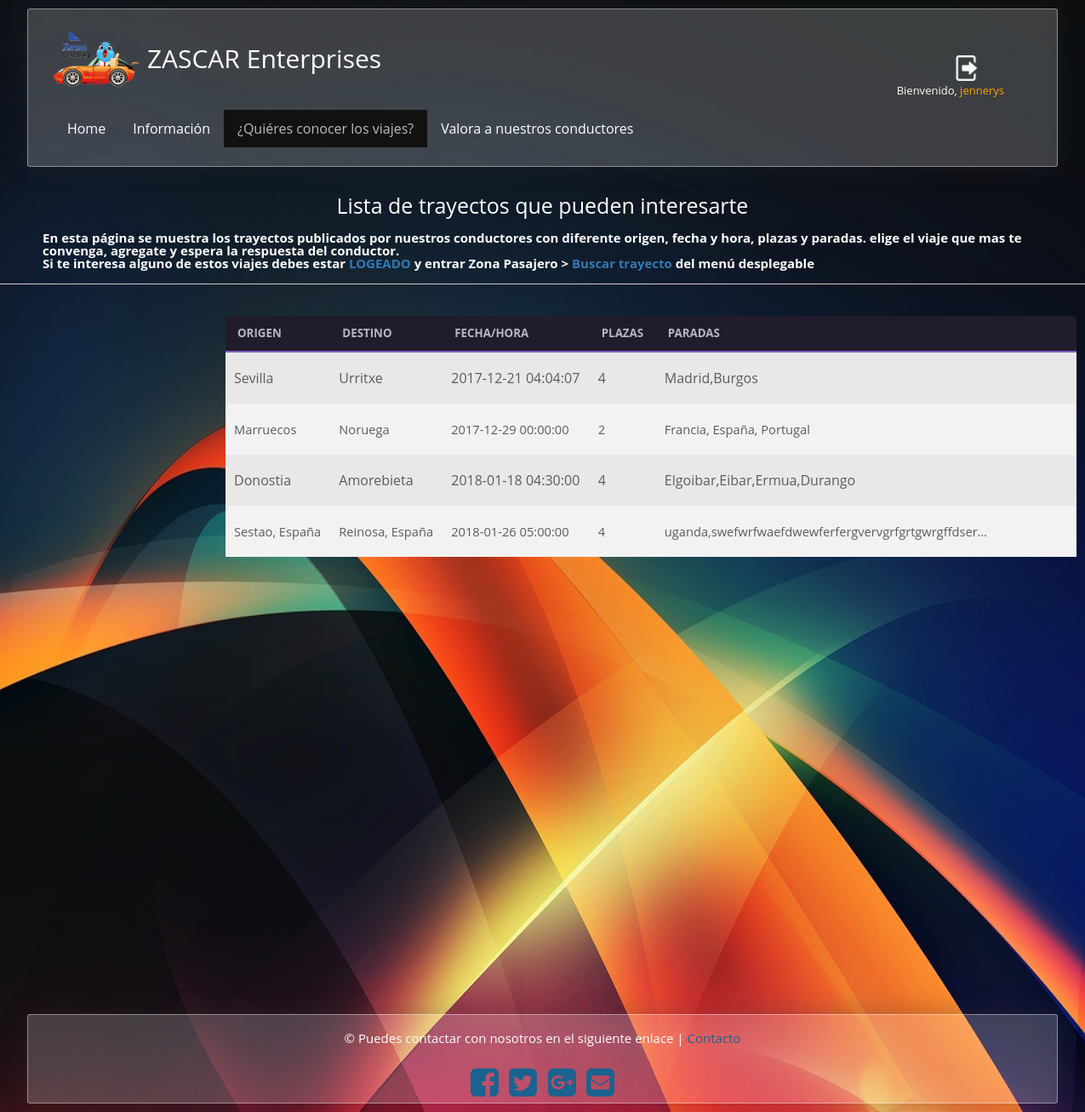
The page /controlador/controlador_listar_trayectos.php (signed in) on the database its author committed.
### tables this page shows
CREATE TABLE `trayecto` (
  `idtrayecto` int(11) NOT NULL,
  `origen` varchar(40) NOT NULL,
  `destino` varchar(40) NOT NULL,
  `fecha_hora` datetime NOT NULL,
  `plazas` int(2) NOT NULL,
  `paradas` varchar(200) NOT NULL,
  `idusuario` int(11) NOT NULL
);

### controlador/controlador_listar_trayectos.php (called while the page is built)
<?php
 require_once("../modelo/trayectos.php");
$lista = new Trayectos();
$pd = $lista->listar_trayectos();
require_once("../vista/listarTrayectos.php");
?>

### conector/conector.php (called while the page is built)
<?php
class Conectar {
    public static function conexion() {
        $localhost = 'localhost';
        $usuario = 'root';
        $contrasena = '';
        $bbdd = 'zascar';
        $link = mysqli_connect($localhost, $usuario, $contrasena, $bbdd);
        $link->query("SET NAMES 'utf8'");
        return $link;
    }
}

### modelo/trayectos.php (called while the page is built, shortened)
<?php
require_once '../conector/conector.php';
class trayectos {
    private $link;
    private $usuario;
    public function __construct() {
        $this->link = Conectar::conexion();
        $this->usuario = array();
    }
    public function listar_trayectos() {
        $sql = "CALL listarTrayecto()";
        $consulta = $this->link->query($sql);
        while ($row = mysqli_fetch_array($consulta, MYSQLI_ASSOC)) {
            $this->usuario[] = $row;
        }
        return $this->usuario;
    }
}
?>

### vista/listarTrayectos.php (the view, shortened to what this page needs)
<!doctype html>
<html lang="en">
    <head>
        <link rel="stylesheet" href="https://maxcdn.bootstrapcdn.com/bootstrap/3.3.7/css/bootstrap.min.css">
        <link rel="stylesheet" href="../css/style.css">
    </head>
    <body>
        <header>
            <div id="logo"><img src="../img/logo.png">ZASCAR Enterprises
                <?php
                $now = time();
                if (isset($_SESSION['loggedin']) && $_SESSION['loggedin'] == true && $now < $_SESSION['expire']) {
                    echo "<a  href='../controlador/logout.php'><img class='login-img' src='../img/logoutbutton.png'/></a>";
                    echo "<p style='color:white;'>Bienvenido, ";
                    echo "<font color = 'orange'><a  href='../vista/miCuenta.php' style='color:orange;'>";
                    echo ($_SESSION['username']);
                    echo"</font></a>";
                    echo "</p>";
                } else {
                    session_destroy();
                    echo"<a  href='../vista/login.php'><img class='login-img' src='../img/loginbutton.png'/></a>";
                    echo "<p>Iniciar sesión</p>";
                }
                ?>
            </div>
            <br>
            <br>
            <nav>
                <ul>
                    <li><a href="../index.php">Home</a></li>
                    <li><a href="../vista/informacion.php">Información</a></li>
                    <li><a href="#" class="active">¿Quiéres conocer los viajes?</a></li>
                    <li><a href="../vista/valorarConductores.php">Valora a nuestros conductores</a></li>
                </ul>
            </nav>
        </header>
        <br>
        <br>
        <h1 align="center">Lista de trayectos que pueden interesarte</h1>
        <br>
        <p><strong class="strindex">En esta página se muestra los trayectos publicados por nuestros conductores
            con diferente origen, fecha y hora, plazas y paradas. elige el viaje que mas te convenga, agregate y espera
            la respuesta del conductor.<p>
                Si te interesa alguno de estos viajes debes estar <strong><a href="../vista/login.php">LOGEADO</a></strong> y entrar Zona Pasajero > <strong><a href="../vista/buscarTrayectos.php"> Buscar trayecto </a></strong> del menú desplegable
            </strong> </p>
        <hr>
        <div class="margeneslista">
            <div class="container">
                <div class="listWrap">
                    <ul class="list tabla-listar" >
                        <li>
                            <span>Origen</span>
                            <span>Destino</span>
                            <span>Fecha/Hora</span>
                            <span>Plazas</span>
                            <span>Paradas</span>
                            <span></span>
                        </li>
                        <?php
                        foreach ($pd as $trayecto) {
                            ?>
                            <li>
                                <span class="tabla-campos"><?php echo $trayecto["origen"]; ?></span>
                                <span class="tabla-campos"><?php echo $trayecto["destino"]; ?></span>
                                <span><?php echo $trayecto["fecha_hora"]; ?></span>
                                <span><?php echo $trayecto["plazas"]; ?></span>
                                <span class="tabla-campos"><?php echo $trayecto["paradas"]; ?></span>
                                <span><p></span>
                                <span><p></span>
                                <span><p></span>
                            </li>
                            <?php
                        }
                        ?>
                    </ul>
                </div>
            </div>
        </div>
     <footer>
            <p>&copy; Puedes contactar con nosotros en el siguiente enlace | <a href="contacto.php">Contacto</a>
            <div class="">
                <link href="//maxcdn.bootstrapcdn.com/font-awesome/4.1.0/css/font-awesome.min.css" rel="stylesheet">
                <a href="https://www.facebook.com"><i id="social-fb" class="fa fa-facebook-square fa-3x social"></i></a>
                <a href="https://twitter.com"><i id="social-tw" class="fa fa-twitter-square fa-3x social"></i></a>
                <a href="https://plus.google.com"><i id="social-gp" class="fa fa-google-plus-square fa-3x social"></i></a>
                <a href="mailto:pepa_la@cerda.com"><i id="social-em" class="fa fa-envelope-square fa-3x social"></i></a>
            </div>
    </footer>
    </body>
</html>

### rows shown on the page
trayecto: origen "Sevilla", destino "Urritxe", fecha_hora "2017-12-21 04:04:07", plazas "4", paradas "Madrid,Burgos"
trayecto: origen "Marruecos", destino "Noruega", fecha_hora "2017-12-29 00:00:00", plazas "2", paradas "Francia, España, Portugal"
trayecto: origen "Donostia", destino "Amorebieta", fecha_hora "2018-01-18 04:30:00", plazas "4", paradas "Elgoibar,Eibar,Ermua,Durango"
trayecto: origen "Sestao, España", destino "Reinosa, España", fecha_hora "2018-01-26 05:00:00", plazas "4", paradas "uganda,swefwrfwaefdwewferfergvervgrfgrtgwrgffdser…"

### other values the page prints
$_SESSION['username'] "jennerys"
